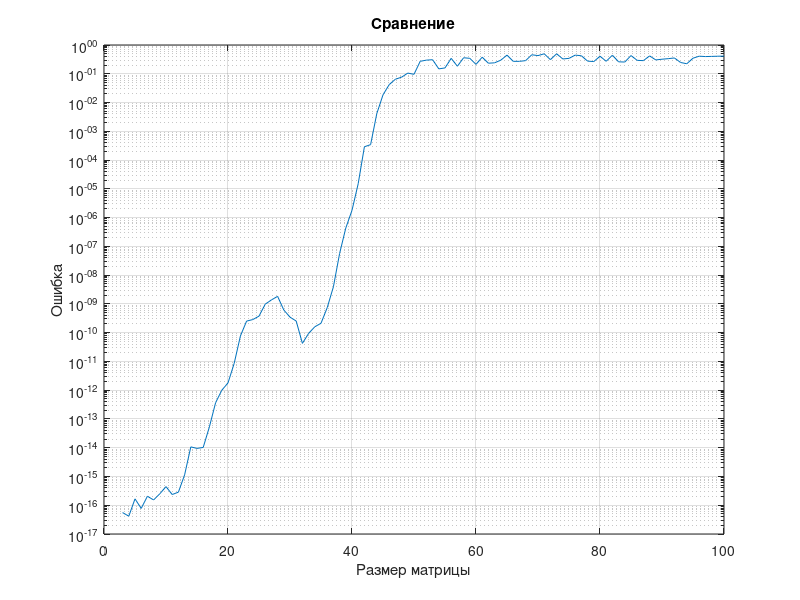

Here is the MATLAB script that generated this plot:
clc;
% Лабораторная работа №2. (часть 3)
% Устойчивость проблемы поиска собственных значений
% Задача. Исследовать устойчивость поиска собственных значений на
% матрице
% БАЗА (0)
%1. Создать матрицу 3х3. В качестве ε взять 10-3
N = 3;
eps = 1e-3;
A = zeros(N);

for i=1:N-1
    A(i, i+1) = 1.0;
end
A(N, 1) = eps;

% 2. С помощью функции eig вычислить собственные числа
eig(A);

%3. Вычислить точные собственные значения по формуле 𝜆 = 3√𝜀. Учесть,
% что результат – комплексное число с модулем 0.1
r = nthroot(eps, N);
eigens = [];
for i=1:N
    [x,y] = pol2cart(i*2*pi/N,r);
    eigens = [eigens; x+1i*y];
end
eigens;

% 4. Вычислить фактическую ошибку для всех собственных значений
errors(1:N) = abs(eigens - eig(A));

% МИНИМУМ (+1)
% 5. Изменить размер матрицы на 4х4, 10х10,100х100. За ε брать 10-n,
% где n – размер матрицы. Проследить за изменением ошибки в вычислении
% собственных значений
% ДОСТАТОЧНО (+1)
% 6. В цикле по размеру матрицы от 3 до 100 создать массив ошибок
% 7. Вывести на график зависимость ошибки от размера матрицы
clear;
err_progression = [];
for size = 3:100
    eps = 10^-size;
    A = zeros(size);
    for i=1:size-1
        A(i, i+1) = 1.0;
    end
    A(size, 1) = eps;
    r = nthroot(eps, size);
    eigens = [];
    for i=1:size
        [x,y] = pol2cart(i*2*pi/size,r);
        eigens = [eigens; x+1i*y];
    end
    % Комплексная сортировка
    errors(1:size) = abs(cplxpair(eigens) - cplxpair(eig(A)));
    err_progression = [err_progression max(errors)];
end
err_progression;

semilogy(3:100, err_progression)
grid on
hold on
xlabel('Размер матрицы')
ylabel('Ошибка')
title("Сравнение")


%%%%%%%%%
%%%%%%%%%
% Q-R алгоритм
size = 5
eps = 10^-size;
A = zeros(size);
for i=1:size-1
    A(i, i+1) = 1.0;
end
A(size, 1) = eps;
A

for i=1:5 % Несколько применений к одной и той же матрице
    [Q, R] = qr(A);
    A = R * Q   % Посмотреть, как эпсилон бегает по ненулевым элементам
end
% Как видим, QR алгоритм не работает для такой матрицы

